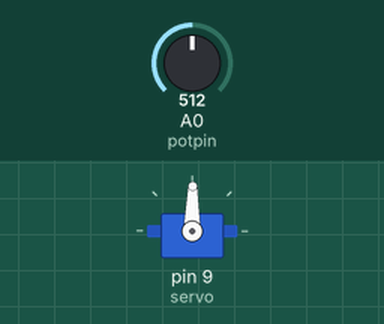
Simulated run of this sketch. Board: Arduino Uno, built with avr-gcc and run on an emulated ATmega328P. Shown: servo. Inputs (shaded band) come from the test bench; at power-on: A0 (potpin) = 512.

Above: at 1.2 s.
1.3 s: A0 (potpin) set to 716
At 2.5 s:
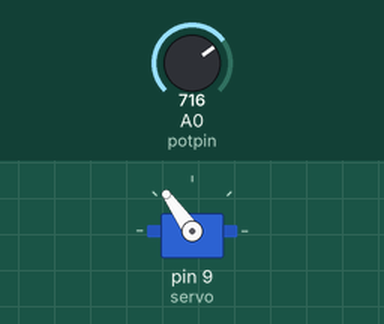
2.8 s: A0 (potpin) set to 900
At 3.6 s:
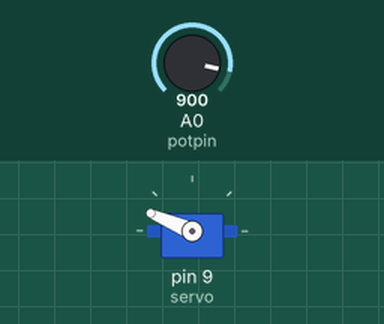
4.3 s: A0 (potpin) set to 1023
At 5.0 s:
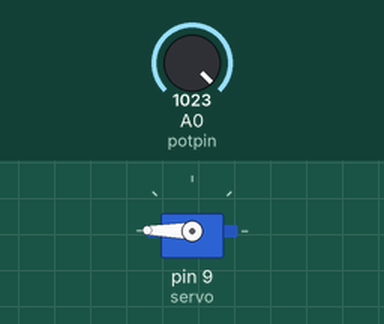
5.8 s: A0 (potpin) set to 306
At 7.0 s:
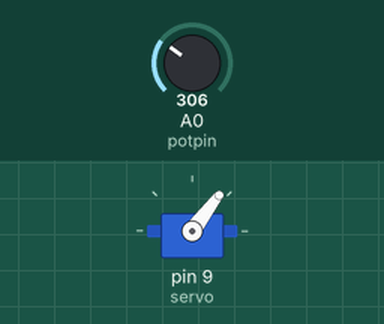
7.3 s: A0 (potpin) set to 122
At 8.5 s:
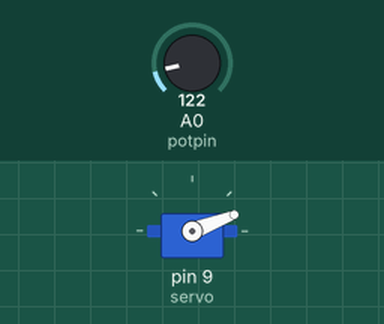
8.8 s: A0 (potpin) set to 511
At 9.3 s:
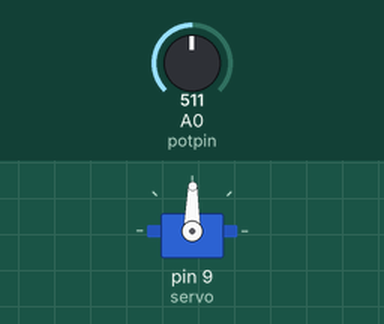
Timing chart, 0 to 11.3 s (numbered marks = the images above; inputs shaded):
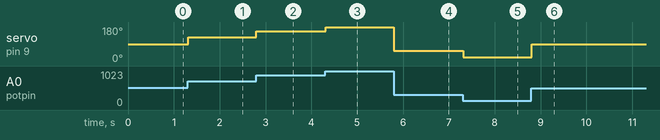

The sketch:

ServoTest2.ino
```cpp
/**
 * 使用电位器控制舵机
 */
#include <Servo.h>

Servo servo;
int potpin = A0;//存储电位器的模拟值
int val;//存储舵机角度位置

void setup() {
  // put your setup code here, to run once:
  servo.attach(9);
}

void loop() {
  val = analogRead(potpin);//读取电位器控制的模拟值（范围在0~1023）
  //scale it to use it with the servo(value between 0~180)
  val = map(val,0,1023,0,179);
  servo.write(val);//指定舵机转向的角度
  delay(15);


}
```

Measured:
- after the input at 1.3 s, servo on pin 9 (servo): 89° → 125° at once
- after the input at 2.8 s, servo on pin 9 (servo): 125° → 157° at once
- after the input at 4.3 s, servo on pin 9 (servo): 157° → 179° at once
- after the input at 5.8 s, servo on pin 9 (servo): 179° → 53° at once
- after the input at 7.3 s, servo on pin 9 (servo): 53° → 21° at once
- after the input at 8.8 s, servo on pin 9 (servo): 21° → 89° at once
